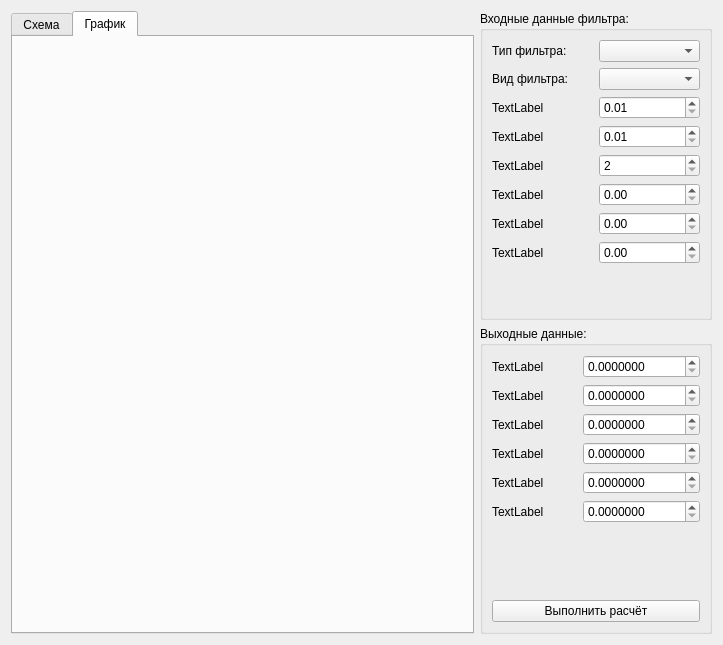
<?xml version="1.0" encoding="UTF-8"?>
<ui version="4.0">
 <class>Filters</class>
 <widget class="QWidget" name="Filters">
  <property name="geometry">
   <rect>
    <x>0</x>
    <y>0</y>
    <width>723</width>
    <height>645</height>
   </rect>
  </property>
  <property name="windowTitle">
   <string>Form</string>
  </property>
  <layout class="QGridLayout" name="gridLayout">
   <item row="0" column="0">
    <layout class="QHBoxLayout" name="horizontalLayout" stretch="2,1">
     <item>
      <widget class="QTabWidget" name="tabWidget">
       <property name="currentIndex">
        <number>1</number>
       </property>
       <widget class="QWidget" name="tab">
        <attribute name="title">
         <string>Схема</string>
        </attribute>
       </widget>
       <widget class="QWidget" name="tab_2">
        <attribute name="title">
         <string>График</string>
        </attribute>
        <layout class="QGridLayout" name="gridLayout_4">
         <item row="0" column="0">
          <layout class="QVBoxLayout" name="ChartsLayout"/>
         </item>
        </layout>
       </widget>
      </widget>
     </item>
     <item>
      <layout class="QVBoxLayout" name="verticalLayout">
       <item>
        <widget class="QGroupBox" name="groupBox">
         <property name="title">
          <string>Входные данные фильтра:</string>
         </property>
         <layout class="QGridLayout" name="gridLayout_2">
          <item row="0" column="0">
           <layout class="QVBoxLayout" name="verticalLayout_7">
            <item>
             <layout class="QHBoxLayout" name="horizontalLayout_4">
              <item>
               <widget class="QLabel" name="Label_Type">
                <property name="text">
                 <string>Тип фильтра:</string>
                </property>
               </widget>
              </item>
              <item>
               <widget class="QComboBox" name="ComboBox_Type"/>
              </item>
             </layout>
            </item>
            <item>
             <layout class="QHBoxLayout" name="horizontalLayout_7">
              <item>
               <widget class="QLabel" name="Label_View">
                <property name="text">
                 <string>Вид фильтра:</string>
                </property>
               </widget>
              </item>
              <item>
               <widget class="QComboBox" name="ComboBox_View"/>
              </item>
             </layout>
            </item>
            <item>
             <layout class="QVBoxLayout" name="verticalLayout_6">
              <item>
               <layout class="QHBoxLayout" name="horizontalLayout_3">
                <item>
                 <layout class="QVBoxLayout" name="verticalLayout_5">
                  <item>
                   <widget class="QLabel" name="Label_InPut1">
                    <property name="text">
                     <string>TextLabel</string>
                    </property>
                   </widget>
                  </item>
                  <item>
                   <widget class="QLabel" name="Label_InPut2">
                    <property name="text">
                     <string>TextLabel</string>
                    </property>
                   </widget>
                  </item>
                  <item>
                   <widget class="QLabel" name="Label_InPut3">
                    <property name="text">
                     <string>TextLabel</string>
                    </property>
                   </widget>
                  </item>
                 </layout>
                </item>
                <item>
                 <layout class="QVBoxLayout" name="verticalLayout_4">
                  <item>
                   <widget class="QDoubleSpinBox" name="DoubleSpinBoxF_InPut1">
                    <property name="minimum">
                     <double>0.010000000000000</double>
                    </property>
                    <property name="maximum">
                     <double>1000000000.000000000000000</double>
                    </property>
                   </widget>
                  </item>
                  <item>
                   <widget class="QDoubleSpinBox" name="DoubleSpinBoxF_InPut2">
                    <property name="minimum">
                     <double>0.010000000000000</double>
                    </property>
                    <property name="maximum">
                     <double>10000.000000000000000</double>
                    </property>
                   </widget>
                  </item>
                  <item>
                   <widget class="QSpinBox" name="IntSpinBoxF_InPut3">
                    <property name="minimum">
                     <number>2</number>
                    </property>
                    <property name="maximum">
                     <number>6</number>
                    </property>
                   </widget>
                  </item>
                 </layout>
                </item>
               </layout>
              </item>
              <item>
               <layout class="QHBoxLayout" name="horizontalLayout_2">
                <item>
                 <layout class="QVBoxLayout" name="verticalLayout_3">
                  <item>
                   <widget class="QLabel" name="Label_InPut4">
                    <property name="text">
                     <string>TextLabel</string>
                    </property>
                   </widget>
                  </item>
                  <item>
                   <widget class="QLabel" name="Label_InPut5">
                    <property name="text">
                     <string>TextLabel</string>
                    </property>
                   </widget>
                  </item>
                  <item>
                   <widget class="QLabel" name="Label_InPut6">
                    <property name="text">
                     <string>TextLabel</string>
                    </property>
                   </widget>
                  </item>
                 </layout>
                </item>
                <item>
                 <layout class="QVBoxLayout" name="verticalLayout_2">
                  <item>
                   <widget class="QDoubleSpinBox" name="DoubleSpinBoxF_InPut4">
                    <property name="maximum">
                     <double>1000.000000000000000</double>
                    </property>
                   </widget>
                  </item>
                  <item>
                   <widget class="QDoubleSpinBox" name="DoubleSpinBoxF_InPut5">
                    <property name="maximum">
                     <double>1000.000000000000000</double>
                    </property>
                   </widget>
                  </item>
                  <item>
                   <widget class="QDoubleSpinBox" name="DoubleSpinBoxF_InPut6">
                    <property name="maximum">
                     <double>1000.000000000000000</double>
                    </property>
                   </widget>
                  </item>
                 </layout>
                </item>
               </layout>
              </item>
             </layout>
            </item>
           </layout>
          </item>
          <item row="1" column="0">
           <spacer name="verticalSpacer">
            <property name="orientation">
             <enum>Qt::Vertical</enum>
            </property>
            <property name="sizeHint" stdset="0">
             <size>
              <width>20</width>
              <height>40</height>
             </size>
            </property>
           </spacer>
          </item>
         </layout>
        </widget>
       </item>
       <item>
        <widget class="QGroupBox" name="groupBox_2">
         <property name="title">
          <string>Выходные данные:</string>
         </property>
         <layout class="QGridLayout" name="gridLayout_3">
          <item row="0" column="0">
           <layout class="QVBoxLayout" name="verticalLayout_12">
            <item>
             <layout class="QHBoxLayout" name="horizontalLayout_5">
              <item>
               <layout class="QVBoxLayout" name="verticalLayout_9">
                <item>
                 <widget class="QLabel" name="Label_OutPut1">
                  <property name="text">
                   <string>TextLabel</string>
                  </property>
                 </widget>
                </item>
                <item>
                 <widget class="QLabel" name="Label_OutPut2">
                  <property name="text">
                   <string>TextLabel</string>
                  </property>
                 </widget>
                </item>
                <item>
                 <widget class="QLabel" name="Label_OutPut3">
                  <property name="text">
                   <string>TextLabel</string>
                  </property>
                 </widget>
                </item>
               </layout>
              </item>
              <item>
               <layout class="QVBoxLayout" name="verticalLayout_8">
                <item>
                 <widget class="QDoubleSpinBox" name="DoubleSpinBoxF_OutPut1">
                  <property name="decimals">
                   <number>7</number>
                  </property>
                  <property name="maximum">
                   <double>1000000.000000000000000</double>
                  </property>
                 </widget>
                </item>
                <item>
                 <widget class="QDoubleSpinBox" name="DoubleSpinBoxF_OutPut2">
                  <property name="decimals">
                   <number>7</number>
                  </property>
                  <property name="maximum">
                   <double>1000000.000000000000000</double>
                  </property>
                 </widget>
                </item>
                <item>
                 <widget class="QDoubleSpinBox" name="DoubleSpinBoxF_OutPut3">
                  <property name="decimals">
                   <number>7</number>
                  </property>
                  <property name="maximum">
                   <double>1000000.000000000000000</double>
                  </property>
                 </widget>
                </item>
               </layout>
              </item>
             </layout>
            </item>
            <item>
             <layout class="QHBoxLayout" name="horizontalLayout_6">
              <item>
               <layout class="QVBoxLayout" name="verticalLayout_11">
                <item>
                 <widget class="QLabel" name="Label_OutPut4">
                  <property name="text">
                   <string>TextLabel</string>
                  </property>
                 </widget>
                </item>
                <item>
                 <widget class="QLabel" name="Label_OutPut5">
                  <property name="text">
                   <string>TextLabel</string>
                  </property>
                 </widget>
                </item>
                <item>
                 <widget class="QLabel" name="Label_OutPut6">
                  <property name="text">
                   <string>TextLabel</string>
                  </property>
                 </widget>
                </item>
               </layout>
              </item>
              <item>
               <layout class="QVBoxLayout" name="verticalLayout_10">
                <item>
                 <widget class="QDoubleSpinBox" name="DoubleSpinBoxF_OutPut4">
                  <property name="decimals">
                   <number>7</number>
                  </property>
                  <property name="maximum">
                   <double>1000000.000000000000000</double>
                  </property>
                 </widget>
                </item>
                <item>
                 <widget class="QDoubleSpinBox" name="DoubleSpinBoxF_OutPut5">
                  <property name="decimals">
                   <number>7</number>
                  </property>
                  <property name="maximum">
                   <double>1000000.000000000000000</double>
                  </property>
                 </widget>
                </item>
                <item>
                 <widget class="QDoubleSpinBox" name="DoubleSpinBoxF_OutPut6">
                  <property name="decimals">
                   <number>7</number>
                  </property>
                  <property name="maximum">
                   <double>1000000.000000000000000</double>
                  </property>
                 </widget>
                </item>
               </layout>
              </item>
             </layout>
            </item>
           </layout>
          </item>
          <item row="1" column="0">
           <spacer name="verticalSpacer_2">
            <property name="orientation">
             <enum>Qt::Vertical</enum>
            </property>
            <property name="sizeHint" stdset="0">
             <size>
              <width>20</width>
              <height>40</height>
             </size>
            </property>
           </spacer>
          </item>
          <item row="2" column="0">
           <widget class="QPushButton" name="PushButton_Calculate">
            <property name="text">
             <string>Выполнить расчёт</string>
            </property>
           </widget>
          </item>
         </layout>
        </widget>
       </item>
      </layout>
     </item>
    </layout>
   </item>
  </layout>
 </widget>
 <resources/>
 <connections/>
</ui>
